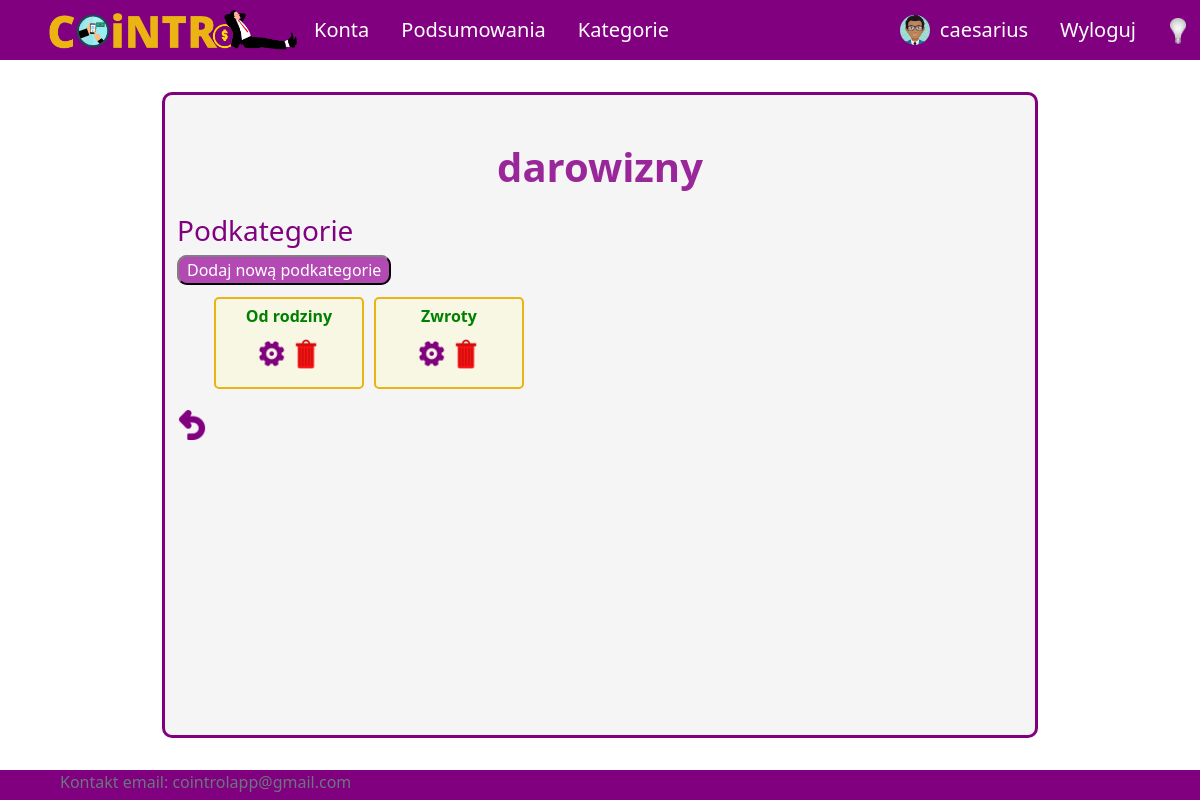
Screenshot of /profile/categories/subcategories/d77717fd-2b7f-48da-8a81-f5d1b3e26e81 (signed in) with the database file from the repository.
### UsersApp/models.py (models this page shows, shortened)
class Profile(models.Model):
    user = models.OneToOneField(User, on_delete=models.CASCADE, null=True, blank=True)
    name = models.CharField(max_length=200, blank=True, null=True)
    email = models.EmailField(max_length=400, null=True, blank=True)
    username = models.CharField(max_length=200, blank=True, null=True)
    currency = models.ForeignKey('Currency', on_delete=models.SET_NULL, null=True)
    image = ThumbnailerImageField(null=True, blank=True, upload_to="images/", default="images/default-user.png")
    created = models.DateTimeField(auto_now_add=True)
    id = models.UUIDField(default=uuid.uuid4, unique=True,
                            primary_key=True, editable=False)

class Category(models.Model):
    SCOPE_CHOICES = (
        ("INCOME", "income"),
        ("EXPENSE", "expense"),
    )
    name = models.CharField(max_length=255)
    owner = models.ForeignKey(Profile, null=True, blank=True, on_delete=models.CASCADE)
    scope = models.CharField(max_length=10, choices=SCOPE_CHOICES) #income / expense - do oddzielenia rodzaju transakcji
    id = models.UUIDField(default=uuid.uuid4, unique=True, primary_key=True, editable=False)

class Subcategory(models.Model):
    name = models.CharField(max_length=255)
    id_category = models.ForeignKey(Category, on_delete=models.CASCADE)
    id = models.UUIDField(default=uuid.uuid4, unique=True, primary_key=True, editable=False)

### UsersApp/views/subcategory_views.py (the view)
# urls.py: path('profile/categories/subcategories/<uuid:pk>', views.allSubcategories, name='all-subcategories'),
@login_required(login_url='login')
def allSubcategories(request, pk):
    category = Category.objects.get(id=pk)
    subcategory = Subcategory.objects.filter(id_category=pk)
    context = {"category" : category, "subcategory" : subcategory}
    return render(request, "application/categories/all-subcategories.html", context)

### templates/application/categories/all-subcategories.html
{% extends 'application/base.html' %}
{% block content %}
<div class="title">
    <h1>{{category.name}}</h1>
</div>
<div class="content-pc">
    <div id="custom-cat">
        <h3 class="purple">Podkategorie</h3>
        <p class="buttons"><a class="button" href="{% url 'create-subcategory' category.id %}">Dodaj nową podkategorie</a></p>
        <ul id="cat-list">
            {% for sc in subcategory %}
                <li class="category">
                    {% if sc.id_category.scope == "INCOME" %}
                        <span class="bold income">{{sc.name}}</span>
                    {% else %}
                        <span class="bold expense">{{sc.name}}</span>
                    {% endif %}
                    <p class="buttons-close">
                        <a class="edit square-30px" href="{% url 'edit-subcategory' category.id sc.id %}" title="Edytuj"></a>
                        <a class="delete square-30px" href="{% url 'delete-subcategory' category.id sc.id %}" onclick=
                        "return confirm('Are you sure you want to delete {{sc.name}}?')" title="Usuń"></a>
                    </p>
                </li>
            {% endfor %}
        </ul>
        <p class="buttons"><a class="return" href="{% url 'all-categories' %}" title="Wróć do kategorii"></a></p>
    </div>
</div>
{% endblock %}

### templates/application/base.html (shortened to what this page needs)
{%load static%}
<!DOCTYPE html>
<html lang="pl">
<head>
    <link href="https://cdn.jsdelivr.net/npm/bootstrap@5.2.2/dist/css/bootstrap.min.css" rel="stylesheet">
    <link rel="stylesheet" type="text/css" href="{% static 'css/style.css' %}">
    <link rel="stylesheet" type="text/css" href="{% static 'css/style-dark.css' %}">
</head>
<body onload="checkColorMode()">
    <nav class="nav" id="navigation">
        {% if user.is_authenticated %}
        <ul class="nav justify-content-start">
            <li class="nav-item" id="logo-li"><a id="logo-link" class="nav-link" href="{% url 'home' %}">
                <img onmouseover="logoHover()" onmouseout="logoOut()" id="app-logo" src="{% static 'images/logo.png' %}">
            </a>
            <li class="nav-item mobile-menu"><a class="nav-link" href="{% url 'all-accounts' %}">Konta</a></li>
            <li class="nav-item mobile-menu"><a class="nav-link" href="{% url 'summary' %}">Podsumowania</a></li>
            <li class="nav-item mobile-menu"><a class="nav-link" href="{% url 'all-categories' %}">Kategorie</a></li>
        </ul>
        <ul class="nav justify-content-end user-image">
            <li class="nav-item">
                <a id="profile-nav-link" class="nav-link" href="{% url 'profile' %}">
                    <img id="user-image" src="{{ user.profile.image.url }}" alt="user image">
                    {{ user.username }}
                </a>
            </li>
            <li class="nav-item"><a class="nav-link" href="{% url 'logout' %}">Wyloguj</a></li>
        </ul>
        {% endif %}
        <button onclick="darkMode()" id="dark-mode-button"><img id="light-bulb" src="{% static 'images/bulb_off.png' %}" /></button>
    </nav>
    <div id = "site-content">
        {% block content %}
        {% endblock %}
    </div>
    <footer class="footer">
        <div class="container">
            <span class="text-muted">
                <address>
                    Kontakt email: <a class="email" href="mailto:cointrolapp@gmail.com">cointrolapp@gmail.com
                </address>
            </span>
        </div>
    </footer>
</body>
</html>

### aplication/static/css/style.css (style rules this page uses)
body { background-color: white; color: black; }
#navigation { position: fixed; top: 0; width: 100%; z-index: 9; }
a.nav-link { color: white; font-size: 20px; }
ul.nav { align-items: center; }
nav.nav { height: 60px; background-color: purple; justify-content: space-between; padding-left: 4vw; padding-right: 4vw; }
#profile-nav-link { display: grid; grid-template-columns: auto auto; column-gap: 10px; }
#user-image { border-radius: 50%; width: 30px; height: 30px; object-fit: cover; align-self: center; }
#logo-link { padding: 0; }
#app-logo { width: 250px; }
#site-content { min-height: calc(100vh - 4vh - (60px + 4vh) - 30px); padding-left: 1vw; padding-right: 1vw; padding-top: 1vh; padding-bottom: 1vh; width:73%; margin:auto; margin-top: calc(60px + 4vh); margin-bottom: 4vh; border: 3px solid purple; border-radius: 10px; background-color: whitesmoke; position: relative; }
#dark-mode-button { position: absolute; top: 16px; left: 97%; float:right; }
#dark-mode-button > img { width: 16px; }
div.title { padding-top: 5vh; display: flex; align-items: center; flex-direction: column; }
div.title h1 { color: #9a279a; font-size: 40px; font-weight: bold; text-align: center; }
div.content-pc { margin-top: 15px; }
.income { color: green; }
#cat-list { display: flex; justify-content: flex-start; flex-wrap: wrap; list-style: none; }
.category { margin: 5px; padding: 5px; border: 2px solid rgba(236,180,19); border-radius: 5px; background-color: rgba(250, 250, 210, 0.5); width: 150px; text-align: center; }
p.buttons { margin: 10px 0px; }
p.buttons-close { margin: 7px 0px; }
.button { background-color: rgba(163, 31, 163, 0.8); color: white; padding: 2px 8px; border: 2px solid; border-radius: 10px; border-color: grey black black grey; text-decoration: none; }
.purple { color: #800080; }
.bold { font-weight: bold; }
footer { height: 30px; background-color: purple; justify-content: space-between; padding-left: 4vw; padding-right: 4vw; }
a.email { --bs-text-opacity: 1; color: inherit; text-decoration: none; }
button { background-color: rgba(0, 0, 0, 0); border: none; }
a.delete { display: inline-block; width: 20px; height: 20px; margin-top: 4px; background-image: url("/static/images/icons/delete.png"); background-repeat: no-repeat; background-position: center; background-size: 100%; }
a.edit { display: inline-block; width: 40px; height: 40px; background-image: url("/static/images/icons/edit.png"); background-repeat: no-repeat; background-position: center; background-size: 100%; }
a.return { display: inline-block; width: 30px; height: 30px; background-image: url("/static/images/icons/return.png"); background-repeat: no-repeat; background-position: center; background-size: 100%; }
a.square-30px { width: 30px; height: 30px; }

### rows the page displays
Category: name "darowizny"
Subcategory: name "Od rodziny"
Subcategory: name "Zwroty"

### other values shown
{{ user.username }} "caesarius"
